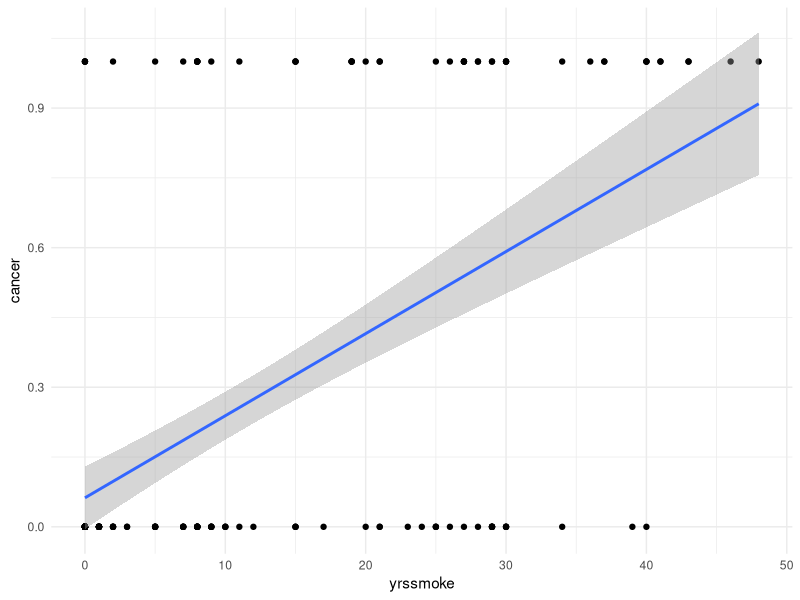

R code for this plot:
## ---- chunk 1
knitr::opts_chunk$set(echo = TRUE)
library(gridExtra)
library(tidyverse)
library(knitr)
library(ggfortify)
library(leaps)
library(car)
library(GGally)
library(caret)
## ---- chunk 2
cancerprev <- read.csv("cancerprev.csv")

ggplot(cancerprev, aes(x=yrssmoke, y=cancer)) + 
  geom_point() + 
  geom_smooth(method="lm") + 
  theme_minimal()
## ---- chunk 3
heavysmokers <-
 dplyr::filter(cancerprev, yrssmoke >= 10)
 xtabs(~cancer, data=heavysmokers)
## ---- chunk 4
riskdata <- read.csv("YouthRisk2007.csv")

riskdata <- riskdata %>%
  mutate(grade = factor(grade)) %>%
  drop_na()

glimpse(riskdata)
## ---- chunk 5
xtabs(~ grade + ride.alc.driver, data=riskdata)
## ---- chunk 6
944/2114
## ---- chunk 7
1059/2070
## ---- chunk 8
885/2070
961/2172
## ---- chunk 9
xtabs(~ smoke + ride.alc.driver, data=riskdata)
## ---- chunk 10
2797/3781
1052/4652

## ---- chunk 11
xtabs(~ female + ride.alc.driver, data=riskdata)
1196/4626
2635/3807
## ---- chunk 12
xtabs(~ ride.alc.driver + smoke, data=riskdata)
2797/1052
